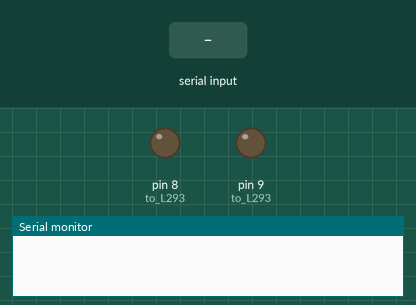
Simulated run of this sketch. Board: Arduino Uno, built with avr-gcc and run on an emulated ATmega328P. On the bench: output pins drawn as LEDs (lit = HIGH), the last lines printed to the serial monitor. The inputs (shaded band) are chosen by the test bench. EEPROM starts erased.

Above: at 1.2 s.
1.3 s: "open" received over Serial
At 2.45 s:
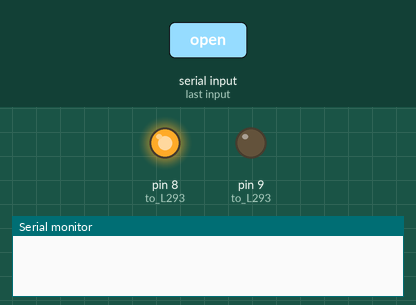
4.1 s: "close" received over Serial
At 5.25 s:
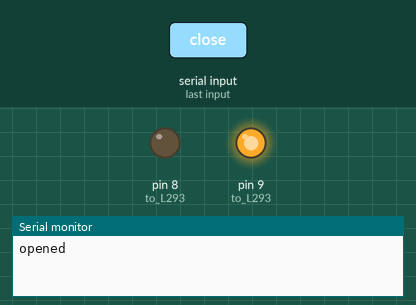
Timing chart, 0 to 7.1 s (numbered marks = the images above; inputs shaded):
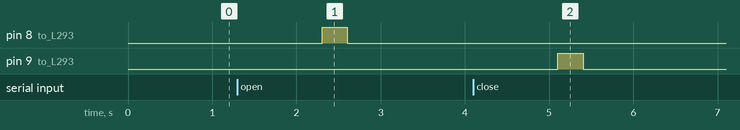

The sketch:

door.ino
```cpp
#include <EEPROM.h> // to save state even powered off arduino

char state = EEPROM.read(0); // 0 is address of state (static)
String door(int s);

void setup() {
  Serial.begin(9600); //  same as matlab function (arduinoFunc)
  //becareful about Clockwise and counter clockwise
  pinMode(8, OUTPUT); //  to L293
  pinMode(9, OUTPUT); //  to L293
}

void loop() {
  if (Serial.available()) {
    String data = Serial.readString();
    data.trim(); // important :|
    if (data == "start") { // to check establish connection
      Serial.println("ok");
    }

    if (data == "open") {
      Serial.println(door(1));
      EEPROM.write(0,state); // save state
    }

    if (data == "close") {
      Serial.println(door(2));
      EEPROM.write(0,state); // save state
    }

  }
}

/*
 * order to the L293 and as a result open/close the lock
 */
String door(int s) {
  if (state == 0) { // This is for prevent from conflict two command at same time
    return "fail!";
  }

  if (s == 1) {
    if (state == 1) { // door is open and open command received!
      return "is open";
    }
    state = 0;
    digitalWrite(8, 1);
    delay(300);
    digitalWrite(8, 0);
    state = 1;
    return "opened";
  } else if (s == 2) {
    if (state == 2) { // door is close and close command received!
      return "is close";
    }
    state = 0;
    digitalWrite(9, 1);
    delay(300);
    digitalWrite(9, 0);
    state = 2;
    return "closed";
  }
}
```

Measured:
- after the input at 1.3 s, pin 8 (to_L293): LOW → HIGH after 1.0 s, → LOW 0.30 s later
- after the input at 4.1 s, pin 9 (to_L293): LOW → HIGH after 1.0 s, → LOW 0.30 s later
